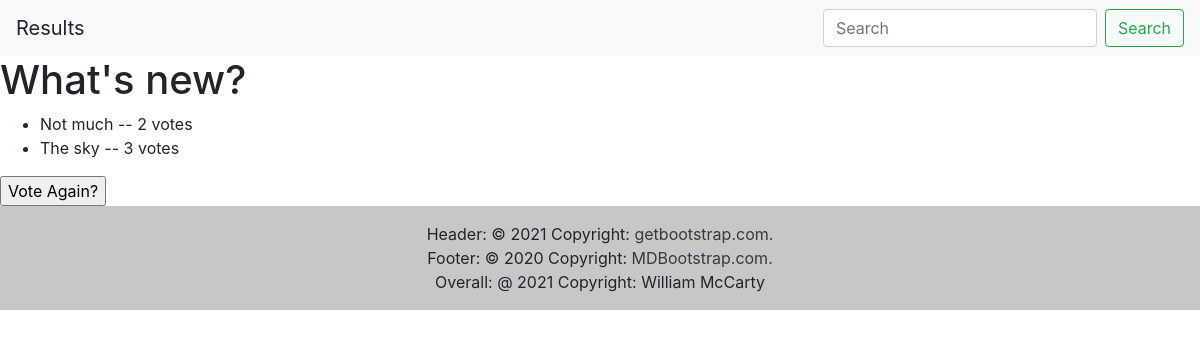
/polls/1/results/, run on an earlier commit of the app's database.
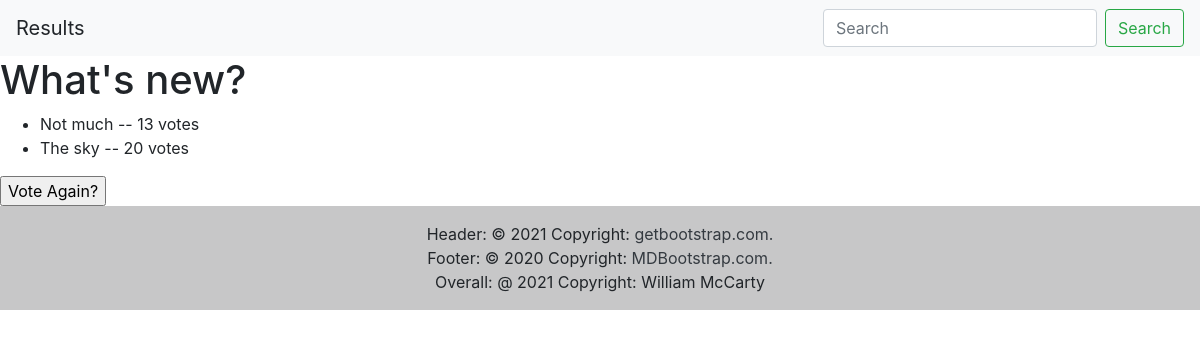
And on a later commit of the database.
### polls/models.py (models this page shows, shortened)
class Question(models.Model):
    question_text = models.CharField(max_length=200)
    pub_date = models.DateTimeField('date published')
    def was_published_recently(self):
        now = timezone.now()
        return now - datetime.timedelta(days=1) <= self.pub_date <= now
    was_published_recently.admin_order_field = 'pub_date'
    was_published_recently.boolean = True
    was_published_recently.short_description = 'Published recently?'

class Choice(models.Model):
    question = models.ForeignKey(Question, on_delete=models.CASCADE)
    choice_text = models.CharField(max_length=200)
    votes = models.IntegerField(default=0)

### polls/views.py (the view)
# urls.py: path('<int:pk>/results/', views.ResultsView.as_view(), name='results'),
class ResultsView(generic.DetailView):
    model = Question
    template_name = 'polls/results.html'

### polls/templates/polls/results.html (shortened to what this page needs)
<!doctype html>
<html lang="en">
      <head>
            <link rel="stylesheet" href="https://stackpath.bootstrapcdn.com/bootstrap/4.1.3/css/bootstrap.min.css">
      </head>
      <header>
            <nav class="navbar navbar-light bg-light">
                <a class="navbar-brand">Results</a>
                <form class="form-inline">
                  <input class="form-control mr-sm-2" type="search" placeholder="Search" aria-label="Search">
                  <button class="btn btn-outline-success my-2 my-sm-0" type="submit">Search</button>
                </form>
            </nav>
      </header>
      <body>
        <h1>{{ question.question_text }}</h1>
        <ul>
        {% for choice in question.choice_set.all %}
            <li>{{ choice.choice_text }} -- {{ choice.votes }} vote{{ choice.votes|pluralize }}</li>
        {% endfor %}
        </ul>
        <form action="{% url 'polls:detail' question.id %}">
          <input type="submit" value="Vote Again?">
        </form>
      </body>
      <footer class="bg-light text-center text-lg-start">
        <div class="text-center p-3" style="background-color: rgba(0, 0, 0, 0.2)">
          Header:
          © 2021 Copyright:
          <a class="text-dark" href="https://getbootstrap.com/"> getbootstrap.com.<br /></a>
          Footer:
          © 2020 Copyright:
          <a class="text-dark" href="https://mdbootstrap.com/"> MDBootstrap.com.<br /></a>
          Overall:
          @ 2021 Copyright: William McCarty
        </div>
      </footer>
</html>

What changed in the data, as far as the page shows it:
changed Choice "Not much": votes "2" → "13"
changed Choice "The sky": votes "3" → "20"
